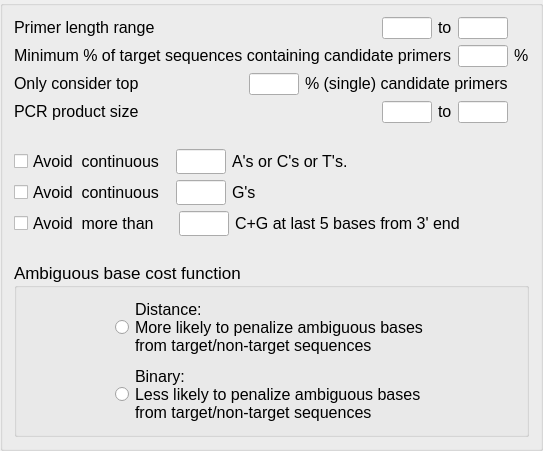
        <widget class="QGroupBox" name="groupBox">
         <property name="title">
          <string/>
         </property>
         <layout class="QGridLayout" name="gridLayout_2">
          <item row="0" column="0">
           <layout class="QVBoxLayout" name="verticalLayout_2">
            <item>
             <layout class="QHBoxLayout" name="horizontalLayout">
              <item>
               <widget class="QLabel" name="label">
                <property name="sizePolicy">
                 <sizepolicy hsizetype="Expanding" vsizetype="Fixed">
                  <horstretch>0</horstretch>
                  <verstretch>0</verstretch>
                 </sizepolicy>
                </property>
                <property name="font">
                 <font>
                  <pointsize>12</pointsize>
                 </font>
                </property>
                <property name="text">
                 <string>Primer length range</string>
                </property>
               </widget>
              </item>
              <item>
               <widget class="QLineEdit" name="lineEdit_primerLenMin">
                <property name="sizePolicy">
                 <sizepolicy hsizetype="Fixed" vsizetype="Fixed">
                  <horstretch>0</horstretch>
                  <verstretch>0</verstretch>
                 </sizepolicy>
                </property>
                <property name="minimumSize">
                 <size>
                  <width>50</width>
                  <height>0</height>
                 </size>
                </property>
                <property name="maximumSize">
                 <size>
                  <width>50</width>
                  <height>16777215</height>
                 </size>
                </property>
               </widget>
              </item>
              <item>
               <widget class="QLabel" name="label_2">
                <property name="sizePolicy">
                 <sizepolicy hsizetype="Fixed" vsizetype="Fixed">
                  <horstretch>0</horstretch>
                  <verstretch>0</verstretch>
                 </sizepolicy>
                </property>
                <property name="font">
                 <font>
                  <pointsize>12</pointsize>
                 </font>
                </property>
                <property name="text">
                 <string>to</string>
                </property>
               </widget>
              </item>
              <item>
               <widget class="QLineEdit" name="lineEdit_primerLenMax">
                <property name="sizePolicy">
                 <sizepolicy hsizetype="Fixed" vsizetype="Fixed">
                  <horstretch>0</horstretch>
                  <verstretch>0</verstretch>
                 </sizepolicy>
                </property>
                <property name="minimumSize">
                 <size>
                  <width>50</width>
                  <height>0</height>
                 </size>
                </property>
                <property name="maximumSize">
                 <size>
                  <width>50</width>
                  <height>16777215</height>
                 </size>
                </property>
               </widget>
              </item>
              <item>
               <widget class="QLabel" name="label_33">
                <property name="sizePolicy">
                 <sizepolicy hsizetype="Fixed" vsizetype="Fixed">
                  <horstretch>0</horstretch>
                  <verstretch>0</verstretch>
                 </sizepolicy>
                </property>
                <property name="minimumSize">
                 <size>
                  <width>15</width>
                  <height>0</height>
                 </size>
                </property>
                <property name="text">
                 <string/>
                </property>
               </widget>
              </item>
             </layout>
            </item>
            <item>
             <layout class="QHBoxLayout" name="horizontalLayout_2">
              <item>
               <widget class="QLabel" name="label_3">
                <property name="sizePolicy">
                 <sizepolicy hsizetype="Expanding" vsizetype="Fixed">
                  <horstretch>0</horstretch>
                  <verstretch>0</verstretch>
                 </sizepolicy>
                </property>
                <property name="font">
                 <font>
                  <pointsize>12</pointsize>
                 </font>
                </property>
                <property name="text">
                 <string>Minimum % of target sequences containing candidate primers</string>
                </property>
               </widget>
              </item>
              <item>
               <widget class="QLineEdit" name="lineEdit_candidFrequency">
                <property name="sizePolicy">
                 <sizepolicy hsizetype="Fixed" vsizetype="Fixed">
                  <horstretch>0</horstretch>
                  <verstretch>0</verstretch>
                 </sizepolicy>
                </property>
                <property name="minimumSize">
                 <size>
                  <width>50</width>
                  <height>0</height>
                 </size>
                </property>
                <property name="maximumSize">
                 <size>
                  <width>50</width>
                  <height>16777215</height>
                 </size>
                </property>
               </widget>
              </item>
              <item>
               <widget class="QLabel" name="label_4">
                <property name="sizePolicy">
                 <sizepolicy hsizetype="Fixed" vsizetype="Fixed">
                  <horstretch>0</horstretch>
                  <verstretch>0</verstretch>
                 </sizepolicy>
                </property>
                <property name="minimumSize">
                 <size>
                  <width>15</width>
                  <height>0</height>
                 </size>
                </property>
                <property name="font">
                 <font>
                  <pointsize>12</pointsize>
                 </font>
                </property>
                <property name="text">
                 <string>%</string>
                </property>
               </widget>
              </item>
             </layout>
            </item>
            <item>
             <layout class="QHBoxLayout" name="horizontalLayout_3">
              <item>
               <widget class="QLabel" name="label_5">
                <property name="sizePolicy">
                 <sizepolicy hsizetype="Expanding" vsizetype="Fixed">
                  <horstretch>0</horstretch>
                  <verstretch>0</verstretch>
                 </sizepolicy>
                </property>
                <property name="font">
                 <font>
                  <pointsize>12</pointsize>
                 </font>
                </property>
                <property name="text">
                 <string>Only consider top</string>
                </property>
               </widget>
              </item>
              <item>
               <widget class="QLineEdit" name="lineEdit_candidTopPctg">
                <property name="sizePolicy">
                 <sizepolicy hsizetype="Fixed" vsizetype="Fixed">
                  <horstretch>0</horstretch>
                  <verstretch>0</verstretch>
                 </sizepolicy>
                </property>
                <property name="minimumSize">
                 <size>
                  <width>50</width>
                  <height>0</height>
                 </size>
                </property>
                <property name="maximumSize">
                 <size>
                  <width>50</width>
                  <height>16777215</height>
                 </size>
                </property>
               </widget>
              </item>
              <item>
               <widget class="QLabel" name="label_6">
                <property name="sizePolicy">
                 <sizepolicy hsizetype="Fixed" vsizetype="Fixed">
                  <horstretch>0</horstretch>
                  <verstretch>0</verstretch>
                 </sizepolicy>
                </property>
                <property name="font">
                 <font>
                  <pointsize>12</pointsize>
                 </font>
                </property>
                <property name="text">
                 <string>% (single) candidate primers</string>
                </property>
               </widget>
              </item>
              <item>
               <widget class="QLabel" name="label_35">
                <property name="sizePolicy">
                 <sizepolicy hsizetype="Fixed" vsizetype="Fixed">
                  <horstretch>0</horstretch>
                  <verstretch>0</verstretch>
                 </sizepolicy>
                </property>
                <property name="minimumSize">
                 <size>
                  <width>15</width>
                  <height>0</height>
                 </size>
                </property>
                <property name="text">
                 <string/>
                </property>
               </widget>
              </item>
             </layout>
            </item>
            <item>
             <layout class="QHBoxLayout" name="horizontalLayout_4">
              <item>
               <widget class="QLabel" name="label_7">
                <property name="sizePolicy">
                 <sizepolicy hsizetype="Expanding" vsizetype="Fixed">
                  <horstretch>0</horstretch>
                  <verstretch>0</verstretch>
                 </sizepolicy>
                </property>
                <property name="font">
                 <font>
                  <pointsize>12</pointsize>
                 </font>
                </property>
                <property name="text">
                 <string>PCR product size</string>
                </property>
               </widget>
              </item>
              <item>
               <widget class="QLineEdit" name="lineEdit_pcrSizeMin">
                <property name="sizePolicy">
                 <sizepolicy hsizetype="Fixed" vsizetype="Fixed">
                  <horstretch>0</horstretch>
                  <verstretch>0</verstretch>
                 </sizepolicy>
                </property>
                <property name="minimumSize">
                 <size>
                  <width>50</width>
                  <height>0</height>
                 </size>
                </property>
                <property name="maximumSize">
                 <size>
                  <width>50</width>
                  <height>16777215</height>
                 </size>
                </property>
               </widget>
              </item>
              <item>
               <widget class="QLabel" name="label_8">
                <property name="sizePolicy">
                 <sizepolicy hsizetype="Fixed" vsizetype="Fixed">
                  <horstretch>0</horstretch>
                  <verstretch>0</verstretch>
                 </sizepolicy>
                </property>
                <property name="font">
                 <font>
                  <pointsize>12</pointsize>
                 </font>
                </property>
                <property name="text">
                 <string>to</string>
                </property>
               </widget>
              </item>
              <item>
               <widget class="QLineEdit" name="lineEdit_pcrSizeMax">
                <property name="sizePolicy">
                 <sizepolicy hsizetype="Fixed" vsizetype="Fixed">
                  <horstretch>0</horstretch>
                  <verstretch>0</verstretch>
                 </sizepolicy>
                </property>
                <property name="minimumSize">
                 <size>
                  <width>50</width>
                  <height>0</height>
                 </size>
                </property>
                <property name="maximumSize">
                 <size>
                  <width>50</width>
                  <height>16777215</height>
                 </size>
                </property>
               </widget>
              </item>
              <item>
               <widget class="QLabel" name="label_34">
                <property name="sizePolicy">
                 <sizepolicy hsizetype="Fixed" vsizetype="Fixed">
                  <horstretch>0</horstretch>
                  <verstretch>0</verstretch>
                 </sizepolicy>
                </property>
                <property name="minimumSize">
                 <size>
                  <width>15</width>
                  <height>0</height>
                 </size>
                </property>
                <property name="text">
                 <string/>
                </property>
               </widget>
              </item>
             </layout>
            </item>
            <item>
             <spacer name="horizontalSpacer">
              <property name="orientation">
               <enum>Qt::Horizontal</enum>
              </property>
              <property name="sizeType">
               <enum>QSizePolicy::Expanding</enum>
              </property>
              <property name="sizeHint" stdset="0">
               <size>
                <width>40</width>
                <height>20</height>
               </size>
              </property>
             </spacer>
            </item>
            <item>
             <layout class="QHBoxLayout" name="horizontalLayout_30">
              <item>
               <widget class="QCheckBox" name="checkBox_avoidACT">
                <property name="font">
                 <font>
                  <pointsize>12</pointsize>
                 </font>
                </property>
                <property name="text">
                 <string>Avoid  continuous </string>
                </property>
               </widget>
              </item>
              <item>
               <widget class="QLineEdit" name="lineEdit_numACT">
                <property name="minimumSize">
                 <size>
                  <width>50</width>
                  <height>25</height>
                 </size>
                </property>
                <property name="maximumSize">
                 <size>
                  <width>50</width>
                  <height>16777215</height>
                 </size>
                </property>
               </widget>
              </item>
              <item>
               <widget class="QLabel" name="label_117">
                <property name="sizePolicy">
                 <sizepolicy hsizetype="Preferred" vsizetype="Fixed">
                  <horstretch>0</horstretch>
                  <verstretch>0</verstretch>
                 </sizepolicy>
                </property>
                <property name="minimumSize">
                 <size>
                  <width>0</width>
                  <height>20</height>
                 </size>
                </property>
                <property name="font">
                 <font>
                  <pointsize>12</pointsize>
                 </font>
                </property>
                <property name="text">
                 <string>A's or C's or T's.</string>
                </property>
               </widget>
              </item>
              <item>
               <spacer name="horizontalSpacer_7">
                <property name="orientation">
                 <enum>Qt::Horizontal</enum>
                </property>
                <property name="sizeHint" stdset="0">
                 <size>
                  <width>40</width>
                  <height>20</height>
                 </size>
                </property>
               </spacer>
              </item>
             </layout>
            </item>
            <item>
             <layout class="QHBoxLayout" name="horizontalLayout_33">
              <item>
               <widget class="QCheckBox" name="checkBox_avoidG">
                <property name="font">
                 <font>
                  <pointsize>12</pointsize>
                 </font>
                </property>
                <property name="text">
                 <string>Avoid  continuous </string>
                </property>
               </widget>
              </item>
              <item>
               <widget class="QLineEdit" name="lineEdit_numG">
                <property name="minimumSize">
                 <size>
                  <width>50</width>
                  <height>25</height>
                 </size>
                </property>
                <property name="maximumSize">
                 <size>
                  <width>50</width>
                  <height>16777215</height>
                 </size>
                </property>
               </widget>
              </item>
              <item>
               <widget class="QLabel" name="label_122">
                <property name="sizePolicy">
                 <sizepolicy hsizetype="Preferred" vsizetype="Fixed">
                  <horstretch>0</horstretch>
                  <verstretch>0</verstretch>
                 </sizepolicy>
                </property>
                <property name="minimumSize">
                 <size>
                  <width>0</width>
                  <height>20</height>
                 </size>
                </property>
                <property name="font">
                 <font>
                  <pointsize>12</pointsize>
                 </font>
                </property>
                <property name="text">
                 <string>G's</string>
                </property>
               </widget>
              </item>
              <item>
               <spacer name="horizontalSpacer_9">
                <property name="orientation">
                 <enum>Qt::Horizontal</enum>
                </property>
                <property name="sizeHint" stdset="0">
                 <size>
                  <width>40</width>
                  <height>20</height>
                 </size>
                </property>
               </spacer>
              </item>
             </layout>
            </item>
            <item>
             <layout class="QHBoxLayout" name="horizontalLayout_31">
              <item>
               <widget class="QCheckBox" name="checkBox_avoidCGat3">
                <property name="font">
                 <font>
                  <pointsize>12</pointsize>
                 </font>
                </property>
                <property name="text">
                 <string>Avoid  more than   </string>
                </property>
               </widget>
              </item>
              <item>
               <widget class="QLineEdit" name="lineEdit_numCGat3end">
                <property name="minimumSize">
                 <size>
                  <width>50</width>
                  <height>25</height>
                 </size>
                </property>
                <property name="maximumSize">
                 <size>
                  <width>50</width>
                  <height>16777215</height>
                 </size>
                </property>
               </widget>
              </item>
              <item>
               <widget class="QLabel" name="label_118">
                <property name="sizePolicy">
                 <sizepolicy hsizetype="Preferred" vsizetype="Fixed">
                  <horstretch>0</horstretch>
                  <verstretch>0</verstretch>
                 </sizepolicy>
                </property>
                <property name="minimumSize">
                 <size>
                  <width>0</width>
                  <height>20</height>
                 </size>
                </property>
                <property name="font">
                 <font>
                  <pointsize>12</pointsize>
                 </font>
                </property>
                <property name="text">
                 <string>C+G at last 5 bases from 3' end</string>
                </property>
               </widget>
              </item>
              <item>
               <spacer name="horizontalSpacer_8">
                <property name="orientation">
                 <enum>Qt::Horizontal</enum>
                </property>
                <property name="sizeHint" stdset="0">
                 <size>
                  <width>40</width>
                  <height>20</height>
                 </size>
                </property>
               </spacer>
              </item>
             </layout>
            </item>
            <item>
             <spacer name="horizontalSpacer_3">
              <property name="orientation">
               <enum>Qt::Horizontal</enum>
              </property>
              <property name="sizeHint" stdset="0">
               <size>
                <width>40</width>
                <height>20</height>
               </size>
              </property>
             </spacer>
            </item>
            <item>
             <widget class="QGroupBox" name="groupBox_3">
              <property name="sizePolicy">
               <sizepolicy hsizetype="Preferred" vsizetype="Fixed">
                <horstretch>0</horstretch>
                <verstretch>0</verstretch>
               </sizepolicy>
              </property>
              <property name="font">
               <font>
                <pointsize>13</pointsize>
               </font>
              </property>
              <property name="title">
               <string>Ambiguous base cost function</string>
              </property>
              <layout class="QGridLayout" name="gridLayout">
               <item row="0" column="0">
                <layout class="QVBoxLayout" name="verticalLayout">
                 <item>
                  <widget class="QRadioButton" name="radioButton_regular">
                   <property name="enabled">
                    <bool>true</bool>
                   </property>
                   <property name="sizePolicy">
                    <sizepolicy hsizetype="Fixed" vsizetype="Fixed">
                     <horstretch>0</horstretch>
                     <verstretch>0</verstretch>
                    </sizepolicy>
                   </property>
                   <property name="font">
                    <font>
                     <pointsize>12</pointsize>
                    </font>
                   </property>
                   <property name="text">
                    <string>Distance:
More likely to penalize ambiguous bases
from target/non-target sequences</string>
                   </property>
                  </widget>
                 </item>
                 <item>
                  <widget class="QRadioButton" name="radioButton_binary">
                   <property name="enabled">
                    <bool>true</bool>
                   </property>
                   <property name="sizePolicy">
                    <sizepolicy hsizetype="Fixed" vsizetype="Fixed">
                     <horstretch>0</horstretch>
                     <verstretch>0</verstretch>
                    </sizepolicy>
                   </property>
                   <property name="font">
                    <font>
                     <pointsize>12</pointsize>
                    </font>
                   </property>
                   <property name="text">
                    <string>Binary:
Less likely to penalize ambiguous bases
from target/non-target sequences</string>
                   </property>
                  </widget>
                 </item>
                </layout>
               </item>
              </layout>
             </widget>
            </item>
           </layout>
          </item>
         </layout>
        </widget>
